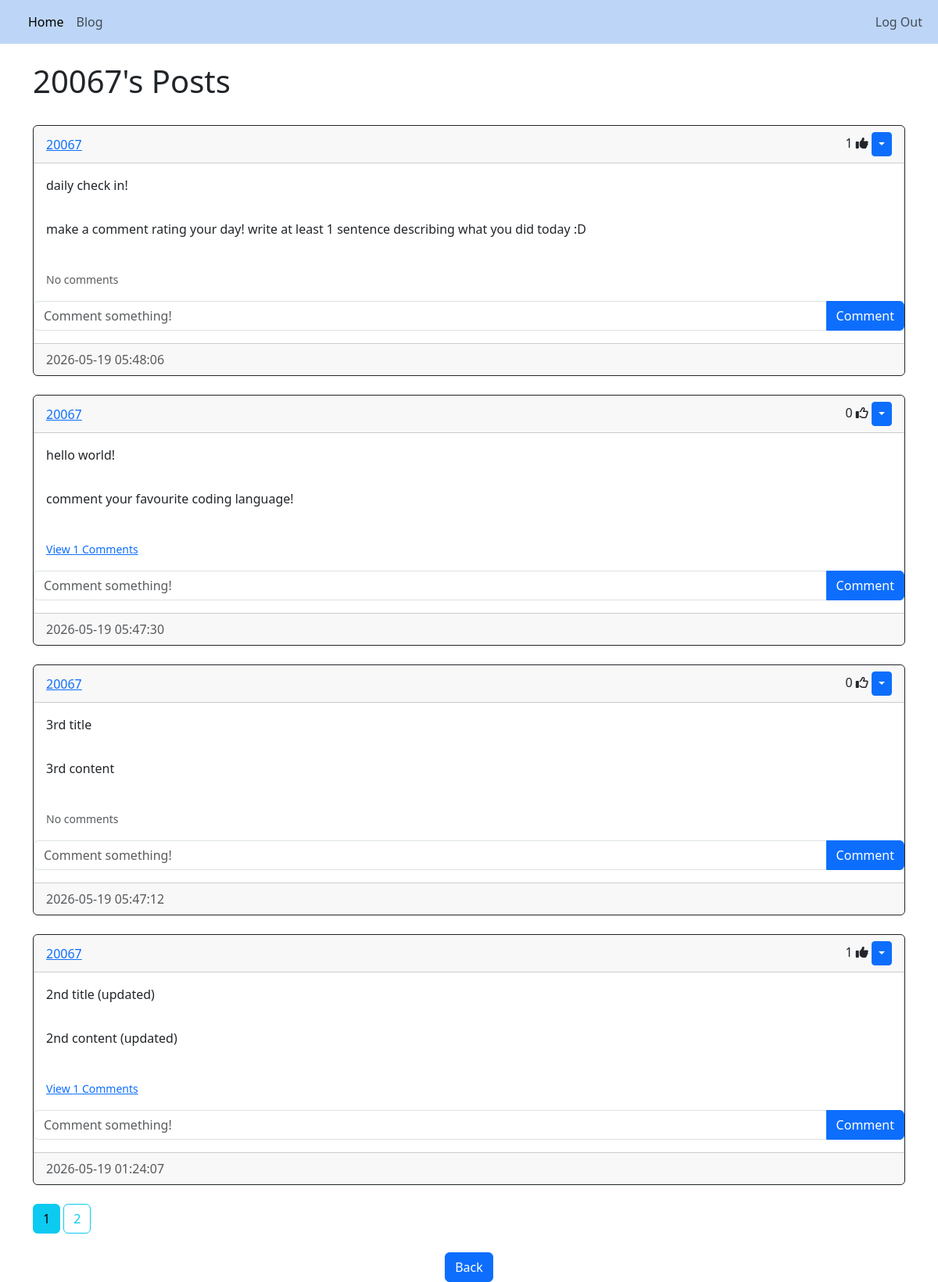
Screenshot of /posts/20067 (signed in) with the database file from the repository.
### website/models.py (models this page shows)
class Post(db.Model):
    id = db.Column(db.Integer, primary_key=True)
    title = db.Column(db.String(150), unique=False)
    content = db.Column(db.Text, nullable=False)
    date_created = db.Column(db.DateTime(timezone=True), default=func.now())
    author = db.Column(db.Integer, db.ForeignKey('user.id', ondelete="CASCADE"), nullable=False)
    comments = db.relationship('Comment', backref='post', passive_deletes=True)
    likes = db.relationship('Like', backref='post', passive_deletes=True)

class User(db.Model, UserMixin):
    id = db.Column(db.Integer, primary_key=True)
    email = db.Column(db.String(150), unique=True)
    username = db.Column(db.String(150), unique=True)
    password = db.Column(db.String(150))
    date_created = db.Column(db.DateTime(timezone=True), default=func.now())
    posts = db.relationship('Post', backref='user', passive_deletes=True)
    comments = db.relationship('Comment', backref='user', passive_deletes=True)
    likes = db.relationship('Like', backref='user', passive_deletes=True)

### website/views.py (the view)
@views.route("/posts/<username>")
@login_required
def posts(username):
    page = request.args.get('page', 1, type=int)
    user = User.query.filter_by(username=username).first()
    if not user:
        flash('No user with that username exists', category='error')
        return redirect(url_for('views.blog'))
    posts = Post.query.filter_by(user=user).order_by(Post.date_created.desc()).paginate(page=page, per_page=4)
    return render_template("posts.html", user=current_user, posts=posts, username=username, endpoint='views.posts')

### website/__init__.py (called while the page is built)
def create_app():
    app = Flask(__name__)
    app.config['SECRET_KEY'] = "DQiAlMIU5u5eeLDw4KPMHx4d"
    app.config['SQLALCHEMY_DATABASE_URI'] = f'sqlite:///{DB_NAME}'
    db.init_app(app)
    from .views import views
    from .auth import auth
    app.register_blueprint(views, url_prefix="/")
    app.register_blueprint(auth, url_prefix="/")
    from .models import User, Post
    with app.app_context():
        db.create_all()
    login_manager = LoginManager()
    login_manager.login_view = "auth.login"
    login_manager.init_app(app)
    @login_manager.user_loader
    def load_user(id):
        return User.query.get(int(id))
    return app

### website/templates/posts.html
{% extends "posts_div.html"%} {% block title %} {{username}}'s Posts {% endblock %}
{% block header %} {{username}}'s Posts {% endblock %}
{% block footer %}
<div align="center">
<a href="/blog"><button type="button" class="btn btn-primary btn-large"> Back </button></a>
</div>
{% endblock %}

### website/templates/posts_div.html (shortened to what this page needs)
{% extends "template.html"%} {% block title %} Posts {% endblock %}
{% block content%}
<br/>
<h1>{% block header %} Blog Posts {% endblock %}</h1>
<br/>
<div id="posts">
    {% for post in posts %}
    <div class="card border-dark">
        <div class="card-header d-flex justify-content-between align-items-center">
            <a href="/posts/{{post.user.username}}">{{post.user.username}}</a>
            <div>
                <span id="likes-count-{{post.id}}">{{ post.likes|length }}</span>
                {% if user.id in post.likes|map(attribute="author")|list %}
                <i class="fas fa-thumbs-up" id="like-button-{{post.id}}" onclick="like({{post.id}})"></i>
                {% else %}
                <i class="far fa-thumbs-up" id="like-button-{{post.id}}" onclick="like({{post.id}})"></i>
                {% endif %}
                    {% if user.id == post.author %}
                    <div class="btn-group">
                        <button type="button" class="btn btn-primary btn-sm dropdown-toggle" data-bs-toggle="dropdown"></button>
                    </div>
                    {% endif %}
            </div>
        </div>
        <div class ="card-body">
            <div class="card-text">{{post.title}}</div>
        </div>
        <div class ="card-body">
            <div class="card-text">{{post.content}}</div>
        </div>
        <br/>
        <p class="card-text ms-3">
            {% if post.comments|length > 0 %}
            <a data-bs-toggle="collapse" href="#comments-{{post.id}}" role="button">
                <small>View {{post.comments|length}} Comments</small>
            </a>
            {% else %}
            <small class="text-muted">No comments</small>
            {% endif %}
        </p>
        <form class="input-group mb-3" method="POST" action="/create-comment/{{post.id}}">
            <input type="text" id="text" name="text" class="form-control" placeholder="Comment something!"/>
            <button type="submit" class="btn btn-primary">Comment</button>
        </form >
        <div class ="card-footer text-muted">{{post.date_created}}</div>
    </div>
    <br/>
    {% endfor %}
</div>
{% for page_num in posts.iter_pages(left_edge=1, right_edge=1, left_current=1, right_current=2) %}
{% if page_num %}
{% if endpoint == 'views.posts' %}
{% set page_url = url_for(endpoint, username=username, page=page_num) %}
{% else %}
{% set page_url = url_for(endpoint, page=page_num) %}
{% endif %}
{% if posts.page == page_num %}
<a class="btn btn-info mb-4" href="{{ page_url }}">{{page_num}}</a>
{% else %}
<a class="btn btn-outline-info mb-4" href="{{ page_url }}">{{page_num}}</a>
{% endif %}
{% else %}
...
{% endif %}
{% endfor %}
{% block footer %}{% endblock %}
{% endblock %}

### rows the page displays
Post: user.username "20067", likes|length "1", title "daily check in!", content "make a comment rating your day! write at least 1 sentence describing what you did today :D", shows "No comments", date_created "2026-05-19 05:48:06"
Post: user.username "20067", likes|length "0", title "hello world!", content "comment your favourite coding language!", comments|length "1", date_created "2026-05-19 05:47:30"
Post: user.username "20067", likes|length "0", title "3rd title", content "3rd content", shows "No comments", date_created "2026-05-19 05:47:12"
Post: user.username "20067", likes|length "1", title "2nd title (updated)", content "2nd content (updated)", comments|length "1", date_created "2026-05-19 01:24:07"

### other values shown
{{ username }} "20067"
{{ page_num }} "1"
{{ page_num }} "2"
